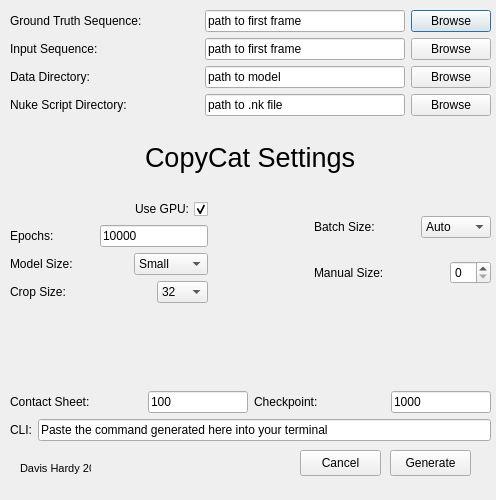
<?xml version="1.0" encoding="UTF-8"?>
<ui version="4.0">
 <class>CopyCat_GUI</class>
 <widget class="QDialog" name="CopyCat_GUI">
  <property name="geometry">
   <rect>
    <x>0</x>
    <y>0</y>
    <width>496</width>
    <height>500</height>
   </rect>
  </property>
  <property name="minimumSize">
   <size>
    <width>496</width>
    <height>500</height>
   </size>
  </property>
  <property name="maximumSize">
   <size>
    <width>496</width>
    <height>500</height>
   </size>
  </property>
  <property name="windowTitle">
   <string>CopyCat Setup</string>
  </property>
  <widget class="QWidget" name="verticalLayoutWidget">
   <property name="geometry">
    <rect>
     <x>10</x>
     <y>10</y>
     <width>481</width>
     <height>431</height>
    </rect>
   </property>
   <layout class="QVBoxLayout" name="main_layout">
    <item>
     <layout class="QHBoxLayout" name="gt_frames">
      <item>
       <widget class="QLabel" name="gt_label">
        <property name="text">
         <string>Ground Truth Sequence:</string>
        </property>
       </widget>
      </item>
      <item>
       <spacer name="gt_spacer1">
        <property name="orientation">
         <enum>Qt::Horizontal</enum>
        </property>
        <property name="sizeHint" stdset="0">
         <size>
          <width>40</width>
          <height>20</height>
         </size>
        </property>
       </spacer>
      </item>
      <item>
       <widget class="QLineEdit" name="gt_file_path">
        <property name="minimumSize">
         <size>
          <width>200</width>
          <height>0</height>
         </size>
        </property>
        <property name="maximumSize">
         <size>
          <width>200</width>
          <height>16777215</height>
         </size>
        </property>
        <property name="text">
         <string>path to first frame</string>
        </property>
       </widget>
      </item>
      <item>
       <widget class="QPushButton" name="gt_file_browse">
        <property name="minimumSize">
         <size>
          <width>30</width>
          <height>0</height>
         </size>
        </property>
        <property name="maximumSize">
         <size>
          <width>100</width>
          <height>16777215</height>
         </size>
        </property>
        <property name="text">
         <string>Browse</string>
        </property>
       </widget>
      </item>
     </layout>
    </item>
    <item>
     <layout class="QHBoxLayout" name="input_frames">
      <item>
       <widget class="QLabel" name="input_label">
        <property name="text">
         <string>Input Sequence:</string>
        </property>
       </widget>
      </item>
      <item>
       <spacer name="input_spacer1">
        <property name="orientation">
         <enum>Qt::Horizontal</enum>
        </property>
        <property name="sizeHint" stdset="0">
         <size>
          <width>40</width>
          <height>20</height>
         </size>
        </property>
       </spacer>
      </item>
      <item>
       <widget class="QLineEdit" name="input_file_path">
        <property name="minimumSize">
         <size>
          <width>200</width>
          <height>0</height>
         </size>
        </property>
        <property name="maximumSize">
         <size>
          <width>200</width>
          <height>16777215</height>
         </size>
        </property>
        <property name="text">
         <string>path to first frame</string>
        </property>
       </widget>
      </item>
      <item>
       <widget class="QPushButton" name="input_file_browse">
        <property name="minimumSize">
         <size>
          <width>30</width>
          <height>0</height>
         </size>
        </property>
        <property name="maximumSize">
         <size>
          <width>100</width>
          <height>16777215</height>
         </size>
        </property>
        <property name="text">
         <string>Browse</string>
        </property>
       </widget>
      </item>
     </layout>
    </item>
    <item>
     <layout class="QHBoxLayout" name="data_file_browse">
      <item>
       <widget class="QLabel" name="data_label">
        <property name="text">
         <string>Data Directory:</string>
        </property>
       </widget>
      </item>
      <item>
       <spacer name="data_spacer1">
        <property name="orientation">
         <enum>Qt::Horizontal</enum>
        </property>
        <property name="sizeType">
         <enum>QSizePolicy::MinimumExpanding</enum>
        </property>
        <property name="sizeHint" stdset="0">
         <size>
          <width>40</width>
          <height>20</height>
         </size>
        </property>
       </spacer>
      </item>
      <item>
       <widget class="QLineEdit" name="data_dir_path">
        <property name="minimumSize">
         <size>
          <width>200</width>
          <height>0</height>
         </size>
        </property>
        <property name="maximumSize">
         <size>
          <width>200</width>
          <height>16777215</height>
         </size>
        </property>
        <property name="text">
         <string>path to model</string>
        </property>
       </widget>
      </item>
      <item>
       <widget class="QPushButton" name="data_dir_browse">
        <property name="maximumSize">
         <size>
          <width>100</width>
          <height>16777215</height>
         </size>
        </property>
        <property name="text">
         <string>Browse</string>
        </property>
       </widget>
      </item>
     </layout>
    </item>
    <item>
     <layout class="QHBoxLayout" name="script">
      <item>
       <widget class="QLabel" name="script_label">
        <property name="text">
         <string>Nuke Script Directory:</string>
        </property>
       </widget>
      </item>
      <item>
       <spacer name="script_spacer1">
        <property name="orientation">
         <enum>Qt::Horizontal</enum>
        </property>
        <property name="sizeHint" stdset="0">
         <size>
          <width>40</width>
          <height>20</height>
         </size>
        </property>
       </spacer>
      </item>
      <item>
       <widget class="QLineEdit" name="script_path">
        <property name="minimumSize">
         <size>
          <width>200</width>
          <height>0</height>
         </size>
        </property>
        <property name="maximumSize">
         <size>
          <width>200</width>
          <height>16777215</height>
         </size>
        </property>
        <property name="text">
         <string>path to .nk file</string>
        </property>
       </widget>
      </item>
      <item>
       <widget class="QPushButton" name="script_path_browse">
        <property name="maximumSize">
         <size>
          <width>100</width>
          <height>16777215</height>
         </size>
        </property>
        <property name="text">
         <string>Browse</string>
        </property>
       </widget>
      </item>
     </layout>
    </item>
    <item>
     <spacer name="top_spacer">
      <property name="orientation">
       <enum>Qt::Vertical</enum>
      </property>
      <property name="sizeType">
       <enum>QSizePolicy::Fixed</enum>
      </property>
      <property name="sizeHint" stdset="0">
       <size>
        <width>20</width>
        <height>20</height>
       </size>
      </property>
     </spacer>
    </item>
    <item>
     <layout class="QHBoxLayout" name="cc_header">
      <item>
       <spacer name="cc_header_spacer1">
        <property name="orientation">
         <enum>Qt::Horizontal</enum>
        </property>
        <property name="sizeHint" stdset="0">
         <size>
          <width>40</width>
          <height>20</height>
         </size>
        </property>
       </spacer>
      </item>
      <item>
       <widget class="QLabel" name="cc_header_label">
        <property name="font">
         <font>
          <pointsize>20</pointsize>
         </font>
        </property>
        <property name="text">
         <string>CopyCat Settings</string>
        </property>
       </widget>
      </item>
      <item>
       <spacer name="cc_header_spacer2">
        <property name="orientation">
         <enum>Qt::Horizontal</enum>
        </property>
        <property name="sizeHint" stdset="0">
         <size>
          <width>40</width>
          <height>20</height>
         </size>
        </property>
       </spacer>
      </item>
     </layout>
    </item>
    <item>
     <spacer name="middle_spacer">
      <property name="orientation">
       <enum>Qt::Vertical</enum>
      </property>
      <property name="sizeType">
       <enum>QSizePolicy::Fixed</enum>
      </property>
      <property name="sizeHint" stdset="0">
       <size>
        <width>20</width>
        <height>20</height>
       </size>
      </property>
     </spacer>
    </item>
    <item>
     <layout class="QHBoxLayout" name="cc_settings">
      <item>
       <layout class="QVBoxLayout" name="left_settings">
        <item>
         <layout class="QHBoxLayout" name="gpu_options">
          <item>
           <spacer name="gpu_spacer">
            <property name="orientation">
             <enum>Qt::Horizontal</enum>
            </property>
            <property name="sizeHint" stdset="0">
             <size>
              <width>40</width>
              <height>20</height>
             </size>
            </property>
           </spacer>
          </item>
          <item>
           <widget class="QCheckBox" name="gpu_switch">
            <property name="layoutDirection">
             <enum>Qt::RightToLeft</enum>
            </property>
            <property name="autoFillBackground">
             <bool>false</bool>
            </property>
            <property name="text">
             <string>Use GPU:</string>
            </property>
            <property name="checked">
             <bool>true</bool>
            </property>
           </widget>
          </item>
         </layout>
        </item>
        <item>
         <layout class="QHBoxLayout" name="epoch_settings">
          <item>
           <widget class="QLabel" name="epoch_label">
            <property name="text">
             <string>Epochs:</string>
            </property>
           </widget>
          </item>
          <item>
           <spacer name="epoch_spacer1">
            <property name="orientation">
             <enum>Qt::Horizontal</enum>
            </property>
            <property name="sizeHint" stdset="0">
             <size>
              <width>40</width>
              <height>20</height>
             </size>
            </property>
           </spacer>
          </item>
          <item>
           <widget class="QLineEdit" name="epoch_value">
            <property name="text">
             <string>10000</string>
            </property>
           </widget>
          </item>
         </layout>
        </item>
        <item>
         <layout class="QHBoxLayout" name="size_settings">
          <item>
           <widget class="QLabel" name="model_label">
            <property name="text">
             <string>Model Size: </string>
            </property>
           </widget>
          </item>
          <item>
           <spacer name="model_spacer1">
            <property name="orientation">
             <enum>Qt::Horizontal</enum>
            </property>
            <property name="sizeHint" stdset="0">
             <size>
              <width>40</width>
              <height>20</height>
             </size>
            </property>
           </spacer>
          </item>
          <item>
           <widget class="QComboBox" name="model_size">
            <item>
             <property name="text">
              <string extracomment="Quick Training">Small</string>
             </property>
            </item>
            <item>
             <property name="text">
              <string extracomment="Regular Training">Medium</string>
             </property>
            </item>
            <item>
             <property name="text">
              <string extracomment="Detailed Training">Large</string>
             </property>
            </item>
           </widget>
          </item>
         </layout>
        </item>
        <item>
         <layout class="QHBoxLayout" name="crop">
          <item>
           <widget class="QLabel" name="crop_label">
            <property name="text">
             <string>Crop Size:</string>
            </property>
           </widget>
          </item>
          <item>
           <spacer name="crop_spacer1">
            <property name="orientation">
             <enum>Qt::Horizontal</enum>
            </property>
            <property name="sizeHint" stdset="0">
             <size>
              <width>40</width>
              <height>20</height>
             </size>
            </property>
           </spacer>
          </item>
          <item>
           <widget class="QComboBox" name="crop_size">
            <item>
             <property name="text">
              <string>32</string>
             </property>
            </item>
            <item>
             <property name="text">
              <string>64</string>
             </property>
            </item>
            <item>
             <property name="text">
              <string>128</string>
             </property>
            </item>
            <item>
             <property name="text">
              <string>256</string>
             </property>
            </item>
            <item>
             <property name="text">
              <string>512</string>
             </property>
            </item>
           </widget>
          </item>
         </layout>
        </item>
       </layout>
      </item>
      <item>
       <spacer name="cc_spacer1">
        <property name="orientation">
         <enum>Qt::Horizontal</enum>
        </property>
        <property name="sizeHint" stdset="0">
         <size>
          <width>40</width>
          <height>20</height>
         </size>
        </property>
       </spacer>
      </item>
      <item>
       <layout class="QVBoxLayout" name="right_settings">
        <item>
         <layout class="QHBoxLayout" name="batch_type">
          <item>
           <widget class="QLabel" name="batch_type_label">
            <property name="text">
             <string>Batch Size:</string>
            </property>
           </widget>
          </item>
          <item>
           <spacer name="batch_spacer">
            <property name="orientation">
             <enum>Qt::Horizontal</enum>
            </property>
            <property name="sizeHint" stdset="0">
             <size>
              <width>40</width>
              <height>20</height>
             </size>
            </property>
           </spacer>
          </item>
          <item>
           <widget class="QComboBox" name="batch_switch">
            <item>
             <property name="text">
              <string extracomment="Automatically creates batch sizes based on available VRAM">Auto</string>
             </property>
            </item>
            <item>
             <property name="text">
              <string extracomment="Manual batch sizing">Manual</string>
             </property>
            </item>
           </widget>
          </item>
         </layout>
        </item>
        <item>
         <layout class="QHBoxLayout" name="batch_manual">
          <item>
           <widget class="QLabel" name="batch_manual_label">
            <property name="text">
             <string>Manual Size:</string>
            </property>
           </widget>
          </item>
          <item>
           <spacer name="batch_manual_spacer">
            <property name="orientation">
             <enum>Qt::Horizontal</enum>
            </property>
            <property name="sizeHint" stdset="0">
             <size>
              <width>40</width>
              <height>20</height>
             </size>
            </property>
           </spacer>
          </item>
          <item>
           <widget class="QSpinBox" name="batch_manual_size"/>
          </item>
         </layout>
        </item>
       </layout>
      </item>
     </layout>
    </item>
    <item>
     <spacer name="bottom_spacer">
      <property name="orientation">
       <enum>Qt::Vertical</enum>
      </property>
      <property name="sizeHint" stdset="0">
       <size>
        <width>20</width>
        <height>40</height>
       </size>
      </property>
     </spacer>
    </item>
    <item>
     <layout class="QHBoxLayout" name="progress_checks">
      <item>
       <layout class="QHBoxLayout" name="contact_sheet">
        <item>
         <widget class="QLabel" name="contact_sheet_label">
          <property name="text">
           <string>Contact Sheet:</string>
          </property>
         </widget>
        </item>
        <item>
         <spacer name="contact_sheet_spacer1">
          <property name="orientation">
           <enum>Qt::Horizontal</enum>
          </property>
          <property name="sizeHint" stdset="0">
           <size>
            <width>40</width>
            <height>20</height>
           </size>
          </property>
         </spacer>
        </item>
        <item>
         <widget class="QLineEdit" name="contact_sheet_quantity">
          <property name="minimumSize">
           <size>
            <width>100</width>
            <height>0</height>
           </size>
          </property>
          <property name="maximumSize">
           <size>
            <width>100</width>
            <height>16777215</height>
           </size>
          </property>
          <property name="text">
           <string>100</string>
          </property>
         </widget>
        </item>
       </layout>
      </item>
      <item>
       <layout class="QHBoxLayout" name="checkpoint">
        <item>
         <widget class="QLabel" name="checkpoint_label">
          <property name="text">
           <string>Checkpoint:</string>
          </property>
         </widget>
        </item>
        <item>
         <spacer name="checkpoint_spacer1">
          <property name="orientation">
           <enum>Qt::Horizontal</enum>
          </property>
          <property name="sizeHint" stdset="0">
           <size>
            <width>40</width>
            <height>20</height>
           </size>
          </property>
         </spacer>
        </item>
        <item>
         <widget class="QLineEdit" name="checkpoint_quantity">
          <property name="minimumSize">
           <size>
            <width>100</width>
            <height>0</height>
           </size>
          </property>
          <property name="maximumSize">
           <size>
            <width>100</width>
            <height>16777215</height>
           </size>
          </property>
          <property name="text">
           <string>1000</string>
          </property>
         </widget>
        </item>
       </layout>
      </item>
     </layout>
    </item>
    <item>
     <layout class="QHBoxLayout" name="command_line">
      <item>
       <widget class="QLabel" name="command_line_label">
        <property name="text">
         <string>CLI:</string>
        </property>
       </widget>
      </item>
      <item>
       <widget class="QLineEdit" name="command_line_command">
        <property name="text">
         <string>Paste the command generated here into your terminal</string>
        </property>
       </widget>
      </item>
     </layout>
    </item>
   </layout>
  </widget>
  <widget class="QPushButton" name="generate_button">
   <property name="geometry">
    <rect>
     <x>390</x>
     <y>450</y>
     <width>81</width>
     <height>26</height>
    </rect>
   </property>
   <property name="text">
    <string>Generate</string>
   </property>
  </widget>
  <widget class="QPushButton" name="cancel_button">
   <property name="geometry">
    <rect>
     <x>300</x>
     <y>450</y>
     <width>81</width>
     <height>26</height>
    </rect>
   </property>
   <property name="text">
    <string>Cancel</string>
   </property>
  </widget>
  <widget class="QLabel" name="credit">
   <property name="geometry">
    <rect>
     <x>20</x>
     <y>460</y>
     <width>71</width>
     <height>16</height>
    </rect>
   </property>
   <property name="font">
    <font>
     <pointsize>8</pointsize>
    </font>
   </property>
   <property name="text">
    <string>Davis Hardy 2023</string>
   </property>
  </widget>
 </widget>
 <resources/>
 <connections/>
</ui>
